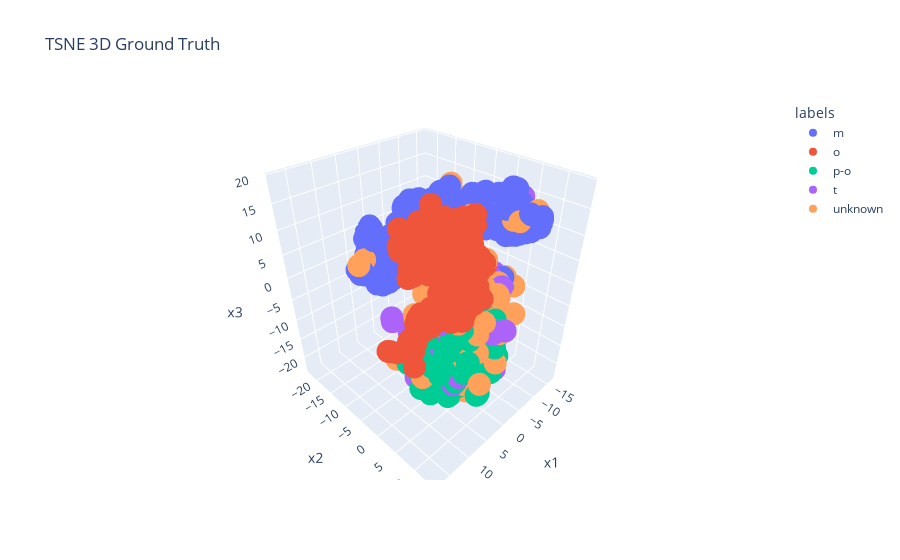

Notebook cell for this chart:
### Code cell
import plotly.express as px

fig = px.scatter_3d(
    dftsne, x='x1', y='x2', z='x3', color=dftsne['labels'], title='TSNE 3D Ground Truth'
)
fig.show()

### Figure 1 — Plotly figure (JSON) as saved in the notebook; plotly's stock layout.template omitted (floating-point values rounded to 4 significant figures; data arrays with more than 128 entries replaced by an {"elided": "..."} marker saying what was removed)
{"data": [{"hovertemplate": "labels=m<br>x1=%{x}<br>x2=%{y}<br>x3=%{z}<extra></extra>", "legendgroup": "m", "marker": {"color": "#636efa", "symbol": "circle"}, "mode": "markers", "name": "m", "scene": "scene", "showlegend": true, "type": "scatter3d", "x": {"elided": "460 float values"}, "y": {"elided": "460 float values"}, "z": {"elided": "460 float values"}}, {"hovertemplate": "labels=o<br>x1=%{x}<br>x2=%{y}<br>x3=%{z}<extra></extra>", "legendgroup": "o", "marker": {"color": "#EF553B", "symbol": "circle"}, "mode": "markers", "name": "o", "scene": "scene", "showlegend": true, "type": "scatter3d", "x": {"elided": "345 float values"}, "y": {"elided": "345 float values"}, "z": {"elided": "345 float values"}}, {"hovertemplate": "labels=p-o<br>x1=%{x}<br>x2=%{y}<br>x3=%{z}<extra></extra>", "legendgroup": "p-o", "marker": {"color": "#00cc96", "symbol": "circle"}, "mode": "markers", "name": "p-o", "scene": "scene", "showlegend": true, "type": "scatter3d", "x": {"elided": "404 float values"}, "y": {"elided": "404 float values"}, "z": {"elided": "404 float values"}}, {"hovertemplate": "labels=t<br>x1=%{x}<br>x2=%{y}<br>x3=%{z}<extra></extra>", "legendgroup": "t", "marker": {"color": "#ab63fa", "symbol": "circle"}, "mode": "markers", "name": "t", "scene": "scene", "showlegend": true, "type": "scatter3d", "x": {"elided": "245 float values"}, "y": {"elided": "245 float values"}, "z": {"elided": "245 float values"}}, {"hovertemplate": "labels=unknown<br>x1=%{x}<br>x2=%{y}<br>x3=%{z}<extra></extra>", "legendgroup": "unknown", "marker": {"color": "#FFA15A", "symbol": "circle"}, "mode": "markers", "name": "unknown", "scene": "scene", "showlegend": true, "type": "scatter3d", "x": {"elided": "271 float values"}, "y": {"elided": "271 float values"}, "z": {"elided": "271 float values"}}], "layout": {"legend": {"title": {"text": "labels"}, "tracegroupgap": 0}, "scene": {"domain": {"x": [0, 1], "y": [0, 1]}, "xaxis": {"title": {"text": "x1"}}, "yaxis": {"title": {"text": "x2"}}, "zaxis": {"title": {"text": "x3"}}}, "title": {"text": "TSNE 3D Ground Truth"}}}
